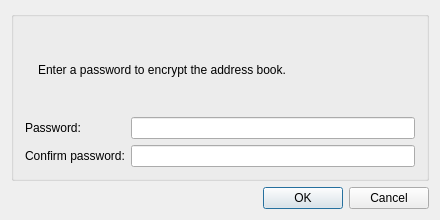
<?xml version="1.0" encoding="UTF-8"?>
<ui version="4.0">
 <class>ExportPasswordDialog</class>
 <widget class="QDialog" name="ExportPasswordDialog">
  <property name="windowModality">
   <enum>Qt::WindowModality::WindowModal</enum>
  </property>
  <property name="geometry">
   <rect>
    <x>0</x>
    <y>0</y>
    <width>440</width>
    <height>220</height>
   </rect>
  </property>
  <property name="sizePolicy">
   <sizepolicy hsizetype="Expanding" vsizetype="Fixed">
    <horstretch>0</horstretch>
    <verstretch>0</verstretch>
   </sizepolicy>
  </property>
  <property name="windowTitle">
   <string>Export Address Book</string>
  </property>
  <layout class="QVBoxLayout" name="verticalLayout">
   <item>
    <widget class="QGroupBox" name="groupBox">
     <property name="title">
      <string/>
     </property>
     <layout class="QVBoxLayout" name="verticalLayout_2">
      <item>
       <layout class="QHBoxLayout" name="horizontalLayout_header">
        <item>
         <widget class="QLabel" name="label_icon">
          <property name="sizePolicy">
           <sizepolicy hsizetype="Fixed" vsizetype="Fixed">
            <horstretch>0</horstretch>
            <verstretch>0</verstretch>
           </sizepolicy>
          </property>
          <property name="text">
           <string/>
          </property>
          <property name="pixmap">
           <pixmap resource="../../common/resources/common.qrc">:/img/lock.svg</pixmap>
          </property>
         </widget>
        </item>
        <item>
         <widget class="QLabel" name="label_description">
          <property name="text">
           <string>Enter a password to encrypt the address book.</string>
          </property>
          <property name="wordWrap">
           <bool>true</bool>
          </property>
         </widget>
        </item>
       </layout>
      </item>
      <item>
       <layout class="QGridLayout" name="gridLayout">
        <item row="0" column="0">
         <widget class="QLabel" name="label_password">
          <property name="text">
           <string>Password:</string>
          </property>
         </widget>
        </item>
        <item row="0" column="1">
         <widget class="QLineEdit" name="edit_password">
          <property name="echoMode">
           <enum>QLineEdit::EchoMode::Password</enum>
          </property>
         </widget>
        </item>
        <item row="1" column="0">
         <widget class="QLabel" name="label_confirm">
          <property name="text">
           <string>Confirm password:</string>
          </property>
         </widget>
        </item>
        <item row="1" column="1">
         <widget class="QLineEdit" name="edit_confirm">
          <property name="echoMode">
           <enum>QLineEdit::EchoMode::Password</enum>
          </property>
         </widget>
        </item>
       </layout>
      </item>
     </layout>
    </widget>
   </item>
   <item>
    <layout class="QHBoxLayout" name="horizontalLayout_buttons">
     <item>
      <spacer name="horizontalSpacer">
       <property name="orientation">
        <enum>Qt::Orientation::Horizontal</enum>
       </property>
       <property name="sizeHint" stdset="0">
        <size>
         <width>40</width>
         <height>20</height>
        </size>
       </property>
      </spacer>
     </item>
     <item>
      <widget class="QPushButton" name="button_encrypt">
       <property name="text">
        <string>OK</string>
       </property>
       <property name="default">
        <bool>true</bool>
       </property>
      </widget>
     </item>
     <item>
      <widget class="QPushButton" name="button_cancel">
       <property name="text">
        <string>Cancel</string>
       </property>
      </widget>
     </item>
    </layout>
   </item>
  </layout>
 </widget>
 <layoutdefault spacing="6" margin="11"/>
 <resources>
  <include location="../../common/resources/common.qrc"/>
 </resources>
 <connections/>
</ui>
